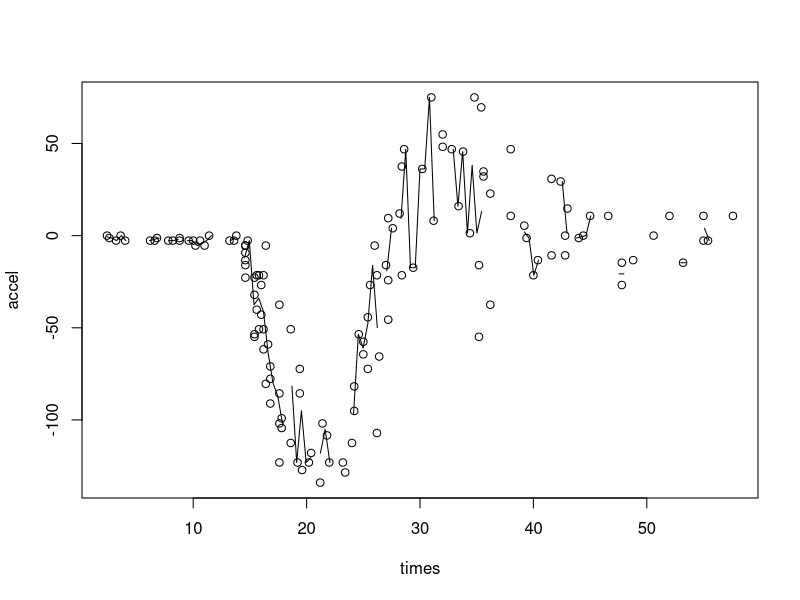
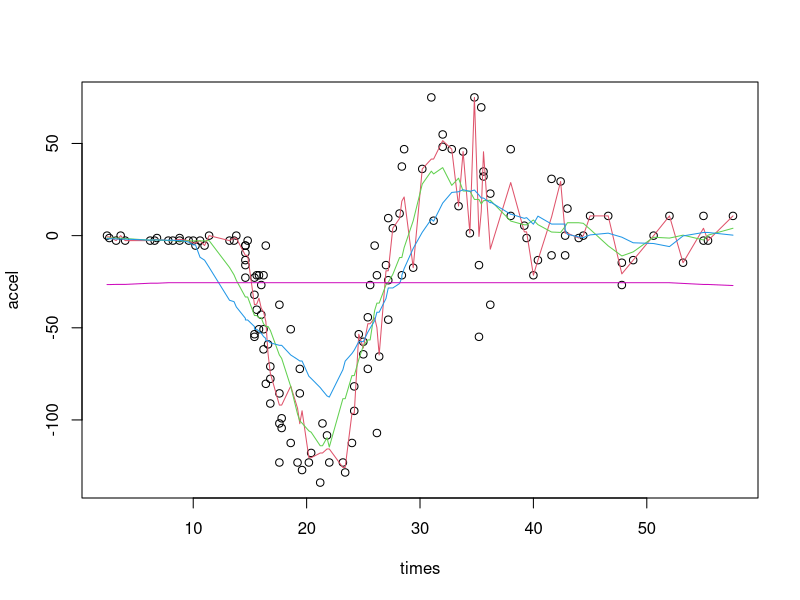
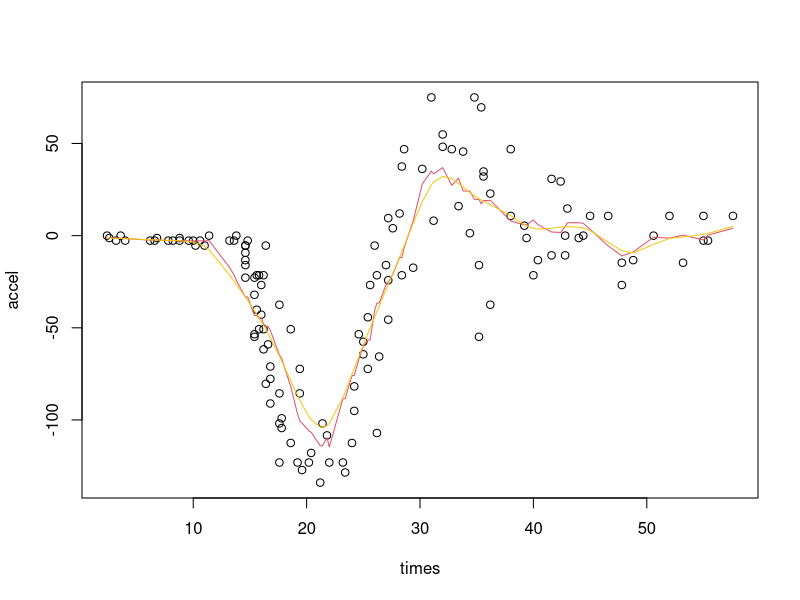
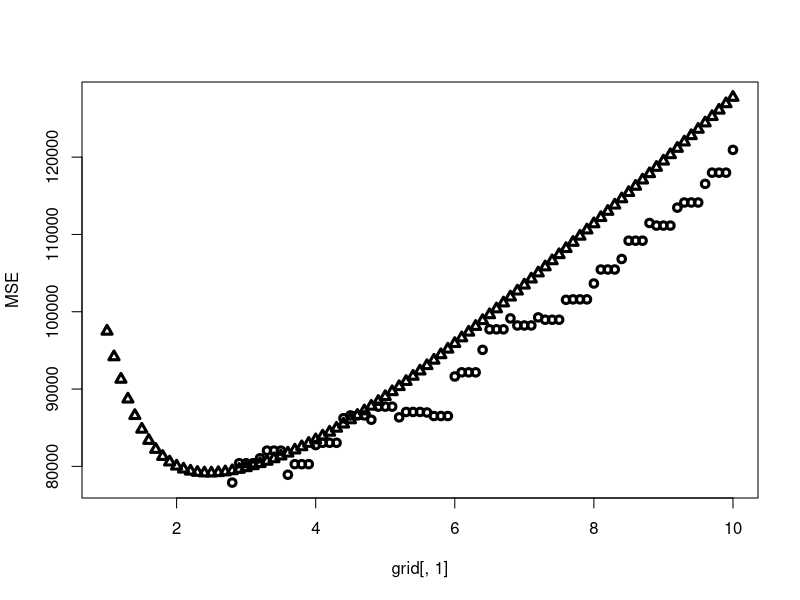
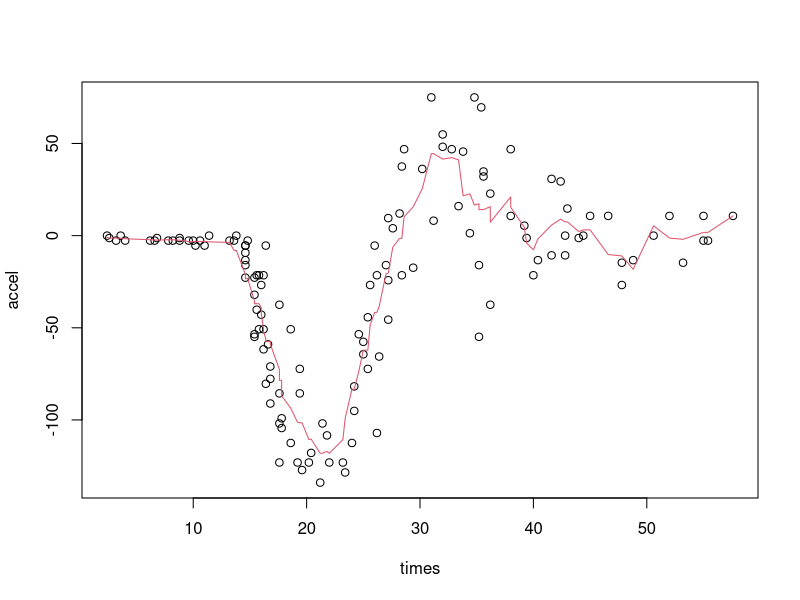
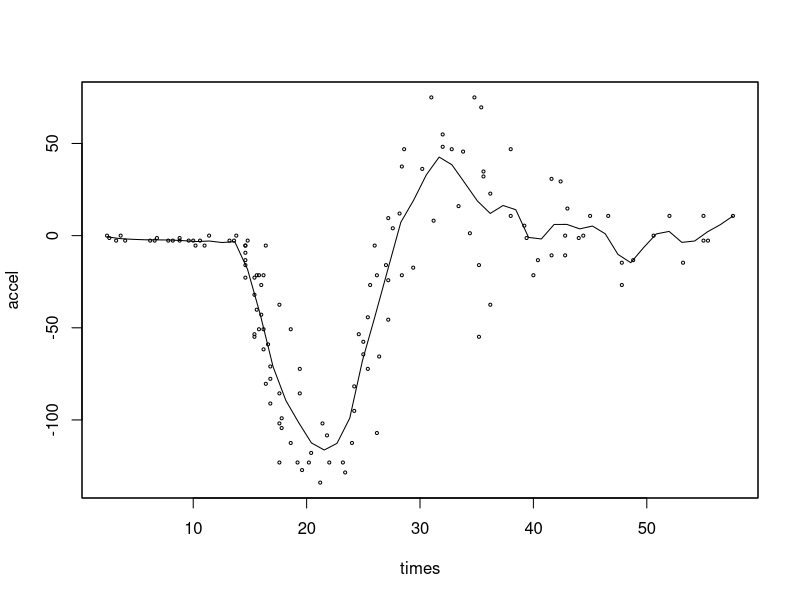
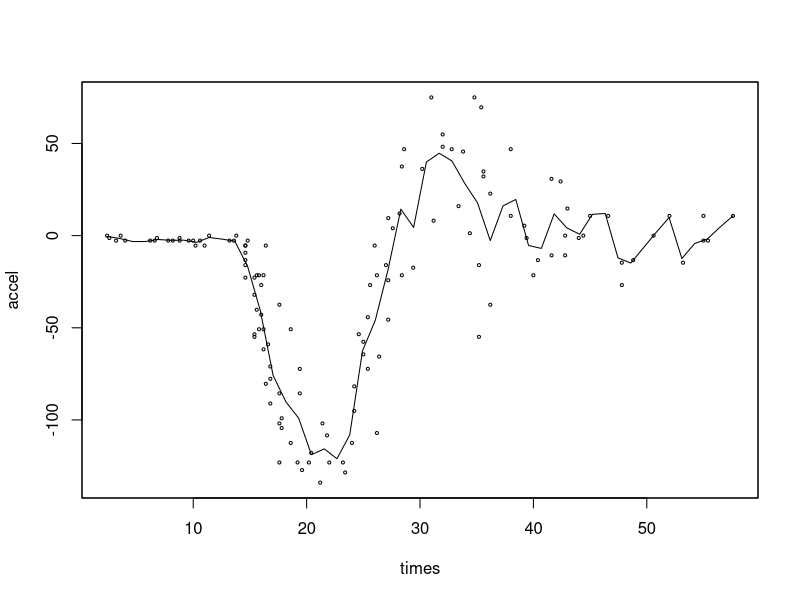
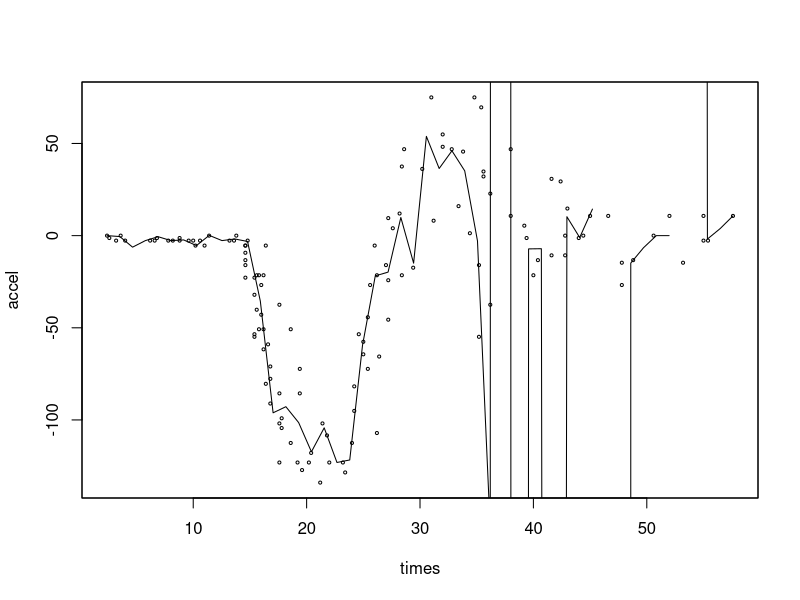

Reproduce these figures in R, in order.
######################################################
# load data:
######################################################
rm(list = ls())
data(mcycle, package = "MASS")
str(mcycle)
## 'data.frame': 133 obs. of  2 variables:
##  $ times: num  2.4 2.6 3.2 3.6 4 6.2 6.6 6.8 7.8 8.2 ...
##  $ accel: num  0 -1.3 -2.7 0 -2.7 -2.7 -2.7 -1.3 -2.7 -2.7 ...
plot(accel ~ times, data = mcycle) # would be a simple option.

######################################################
# apply kerner regression smoother
######################################################
# function:
?ksmooth
# key parameters:
# kernel: box or normal
# bandwidth = lambda
accel <- mcycle$accel # for unique values
times <- mcycle$times + rnorm(length(accel), -.001, .001)


# default smoother (bandwidth = 0.5)
k0 <- ksmooth(times, accel) # default is too coarse
lines(k0, col = 1)

# x.points
# points at which to evaluate the smoothed fit.
# If missing, n.points are chosen uniformly to cover range.x.

# we provide all points in "times"
k1 <- ksmooth(times, accel, x.points = times)
plot(times, accel)
lines(k1, col = 2)

# we play with the kernel bandwidth (lambda):

# increase the bandwidth (less smoothing - more global pattern):
k2 <- ksmooth(times, accel, bandwidth = 5, x.points = times)
lines(k2, col = 3)

# increase the bandwidth even more
k2 <- ksmooth(times, accel, bandwidth = 10, x.points = times)
lines(k2, col = 4)
# probably too much smooting:
# we do not follow the trend when going down (time 15-25)

# increase the bandwidth a lot = average of all observations!
k2 <- ksmooth(times, accel, bandwidth = 100, x.points = times)
lines(k2, col = 6)



# we play with the kernel choice:
# box kernel (default)
k1 <- ksmooth(times, accel,
  x.points = times, bandwidth = 5
)
plot(times, accel)
lines(k1, col = 2)

# normal kernel:
k3 <- ksmooth(times, accel,
  kernel = "normal",
  bandwidth = 5, x.points = times
)
lines(k3, col = 7)
# a normal kernel makes it smoother (more global behaviour)

# CHOOSE kernel and bandwidth with LEAVE-ONE-OUT CV:
# why not 10-fold CV?
# because we fit a local curve,
# so we do NOT want to exclude too many points
# (this would alter the local behaviour of the curve)
N <- length(times)
N
# make reasonable grid from above:
bandwidth <- seq(1, 10, by = 0.1)
kernel <- c("box", "normal")
grid <- expand.grid(bandwidth, kernel)
grid[, 2] <- as.character(grid[, 2])

MSE <- rep(0, nrow(grid))

set.seed(1234)
# loop over grid of values of span:
for (s in 1:nrow(grid)) {
  # loop over iterations
  for (i in 2:(N - 1)) {
    # exclude 1st and last values:
    # AVOID extrapolations!
    ks <- ksmooth(times[-i], accel[-i],
      kernel = grid[s, 2],
      bandwidth = grid[s, 1],
      x.points = times[i]
    )

    y_hat <- ks$y

    MSE[s] <- MSE[s] + (y_hat - accel[i])^2
  }
}
plot(
  y = MSE, x = grid[, 1], lwd = 3,
  pch = ifelse(grid[, 2] == "box", 1, 2)
)

cv <- grid[which.min(MSE), ]
cv
#    Var1   Var2
# 107  2.5 normal

k1 <- ksmooth(times, accel,
  x.points = times,
  bandwidth = as.numeric(cv[1]),
  kernel = as.character(cv[2])
)
plot(times, accel)
lines(k1, col = 2)
# reasonable fit

######################################################
# sm.regression (an other nonparametric)
######################################################
library(sm)

# h = smoothing parameter:
sm.regression(times, accel, h = 1)
# small values (overfitting)
sm.regression(times, accel, h = 0.5) # follow too much local behaviour
sm.regression(times, accel, h = 0.1)
# large values (too much smoothing)
sm.regression(times, accel, h = 3) # too far from cloud of points ~15-25
sm.regression(times, accel, h = 10)

# choose smoothing via CV:
# specify reasonable values for h in hstart (0.5) and hend (3)
?hcv
cv <- hcv(times, accel,
  display = "line",
  hstart = 0.5, hend = 3,
  ngrid = 100
)

cv
# 1.476231

# good smooting:
sm.regression(times, accel, h = cv)


######################################################
# local polynomials (loess)
######################################################
?loess
# Local Polynomial Regression Fitting
# key parameter:
# span - the parameter α which controls the degree of smoothing

# default smoothing value (0.75)
plot(times, accel, pch = 20)
lobj <- loess(accel ~ times)
lines(lobj$x, lobj$fitted, col = 5)
# too much smoothing!

# smaller span - not enough smoothing
lobj <- loess(accel ~ times, span = .1)
lines(lobj$x, lobj$fitted, col = 3)

# intermetiate value - # probably close to optimal
lobj <- loess(accel ~ times, span = 0.35)
lines(lobj$x, lobj$fitted, col = 2, lwd = 2)

# OLD function:
# LOWESS smoother which uses locally-weighted polynomial regression
lines(lowess(times, accel, f = 0.35), col = 4, lwd = 2) # same value

# CHOOSE span with LEAVE-ONE-OUT CV:
# why not 10-fold CV?
# because we fit a local curve,
# so we do NOT want to exclude too many points
# (this would alter the local behaviour of the curve)
N <- length(times)
N
# make reasonable grid from above:
grid_span <- seq(0.3, 0.75, by = 0.01)

MSE <- rep(0, length(grid_span))

set.seed(1234)
# loop over grid of values of span:
for (s in 1:length(grid_span)) {
  # loop over iterations
  # exclude 1st and last values:
  # we CANNOT do extrapolations!
  for (i in 2:(N - 1)) {
    lobj <- loess(accel[-i] ~ times[-i],
      span = grid_span[s]
    )

    y_hat <- predict(lobj, times[i])

    MSE[s] <- MSE[s] + (y_hat - accel[i])^2
  }
}
plot(y = MSE, x = grid_span, lwd = 3)

cv_span <- grid_span[which.min(MSE)]
cv_span
# [1] 0.35

lobj <- loess(accel ~ times, span = cv_span)

plot(times, accel, pch = 20)
lines(lobj$x, lobj$fitted, col = 2, lwd = 2)

# EYE-CHECK IS ALSO IMPORTANT in this case
